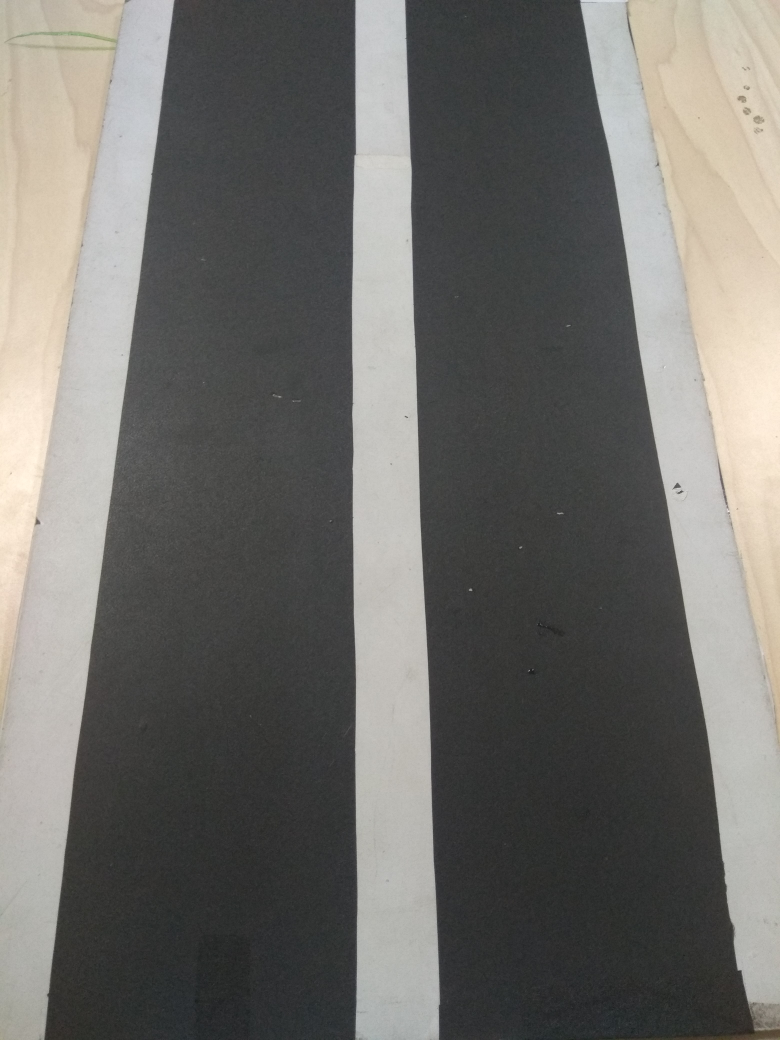
#> input picture TestData/autocar3/Line1.jpg, 3120 x 4160 px (shown at 1/4 size)
$ python -i processing_image.py   (imports and definitions only)   (older library calls are emulated)
#> lines starting #> are read from the running program, lines starting #| are printed output that depends on the picture; after the words box and inside, x2 and y2 are one past the last pixel; in counts of white or black regions, pixels touching at a corner belong together
#> further down, picture is the input picture: shape (4160, 3120, 3); mean B, G, R 106.9, 110.7, 112.1
import numpy as np
import cv2
import math

# [23 lines left out: functions rgb_select, line_in_shadow, binary_pipeline, not called in this run]


def hsv_select(img, lower=np.array([10, 0, 0]), upper =np.array([180, 50,210])):
    hsv_img = cv2.cvtColor(img, cv2.COLOR_BGR2HSV)
    mask = cv2.inRange(hsv_img, lower, upper)
    # cv2.imshow("mask", hsv_img)
    return mask

def lane_in_shadow(img, lower=np.array([45, 55, 60]), upper =np.array([55, 70,80])):
    R = img[:,:,2]
    G = img[:,:,1]
    B = img[:,:,0]
    binary_output = np.zeros_like(R)
    binary_output[(R >= lower[0]) & (R <= upper[0]) & (G >= lower[1]) & (G <= upper[1]) & (B >= lower[2]) & (B <= upper[2])] = 255
    # cv2.imshow("hsv_img", img)
    return binary_output

def warp_image(img):

    image_size = (img.shape[1], img.shape[0])
#> image_size = (3120, 4160)
    x = img.shape[1]
#> x = 3120
    y = img.shape[0]
#> y = 4160

    #the "order" of points in the polygon you are defining does not matter
    #but they need to match the corresponding points in destination_points!
    ## my source
    source_points = np.float32([
    [0, y],
    [0, (7/9)*y+10],
    [x, (7/9)*y+10],
    [x, y]
    ])

    destination_points = np.float32([
    [0.25 * x, y],
    [0.25 * x, 0],
    [x - (0.25 * x), 0],
    [x - (0.25 * x), y]
    ])

    perspective_transform = cv2.getPerspectiveTransform(source_points, destination_points)
    inverse_perspective_transform = cv2.getPerspectiveTransform( destination_points, source_points)

    warped_img = cv2.warpPerspective(img, perspective_transform, image_size, flags=cv2.INTER_LINEAR)
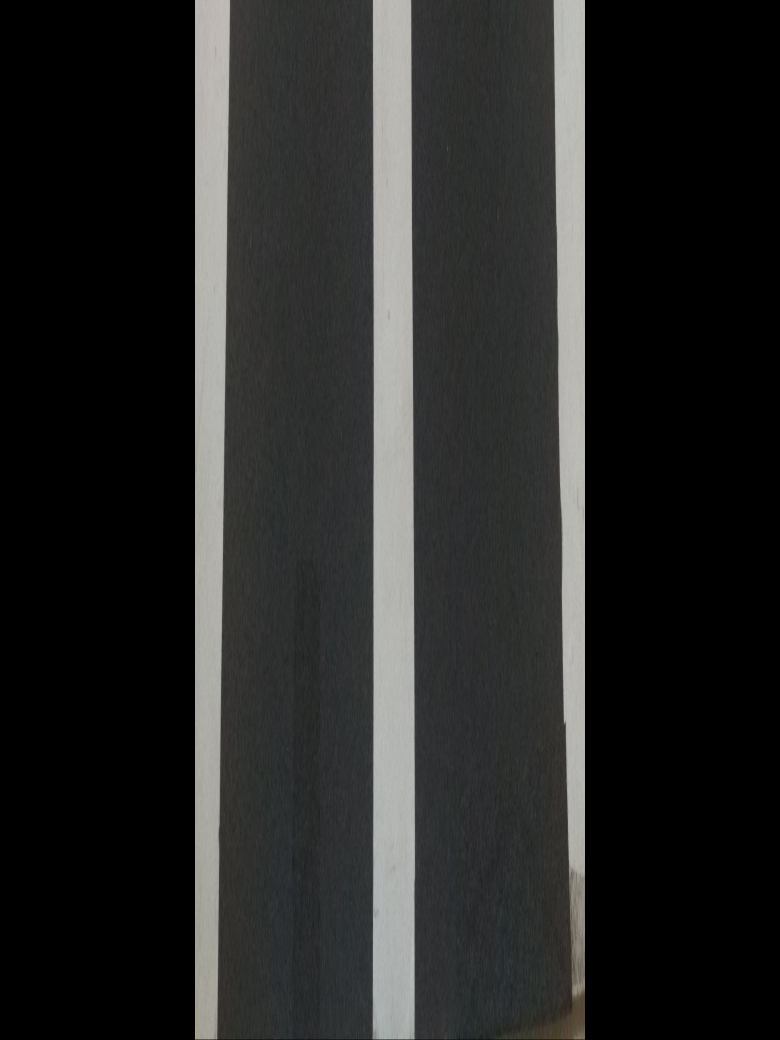
#> warped_img: shape (4160, 3120, 3) (shown at 1/4 size); mean B, G, R 38.7, 39.5, 39.1

    return warped_img, inverse_perspective_transform

def get_val(y,poly_coeff):
    return poly_coeff[0]*y**2+poly_coeff[1]*y+poly_coeff[2]

# [98 lines left out: functions check_lane_inds, track_lanes_initialize, check_fit_duplication, not called in this run]


#### UPDATE #####
def get_point_in_lane(image):
    warp,_ = warp_image(image)
    lane_image = hsv_select(warp)
#> in hsv_select, `hsv_img = cv2.cvtColor(img, cv2.COLOR_BGR2HSV)`: hsv_img: shape (4160, 3120, 3); mean H, S, V 26.1, 5.8, 39.8
#> in hsv_select, `mask = cv2.inRange(hsv_img, lower, upper)`:
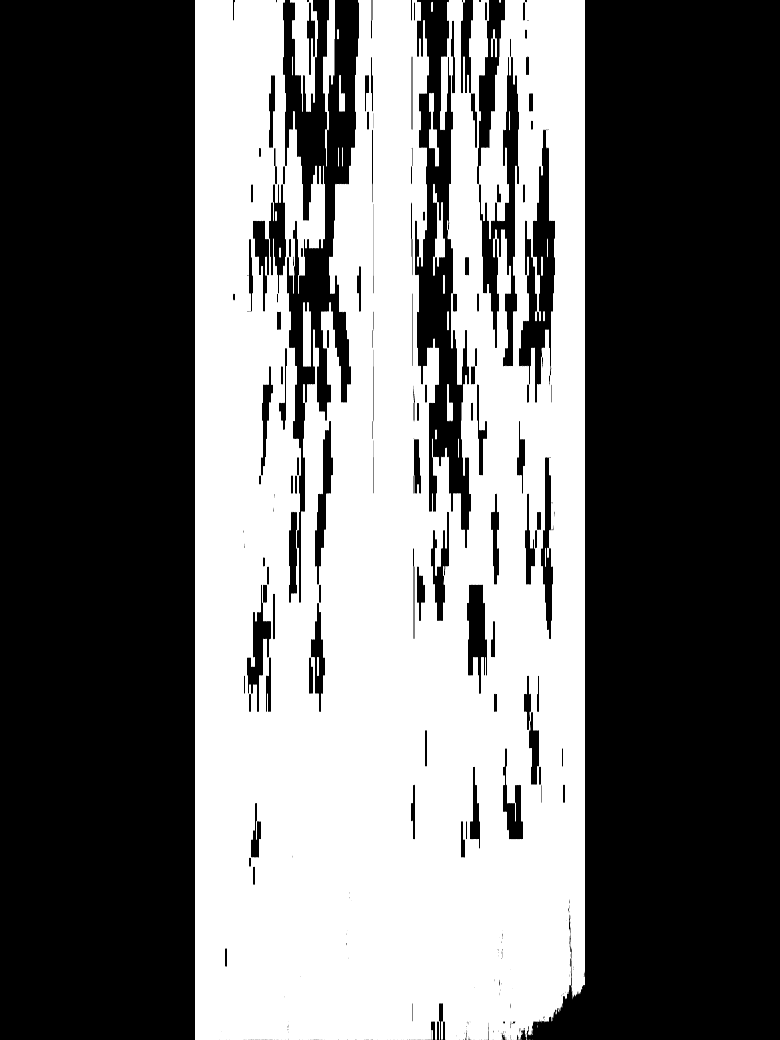
#> mask: shape (4160, 3120) (shown at 1/4 size); 42.4% white; 85 white regions (51 under 20 px), largest, box (x1, y1, x2, y2) and area: (780, 0, 2340, 4160) 5432342, (1160, 0, 1272, 448) 27520, (1292, 0, 1340, 666) 14307
    lane_shadow = lane_in_shadow(warp)
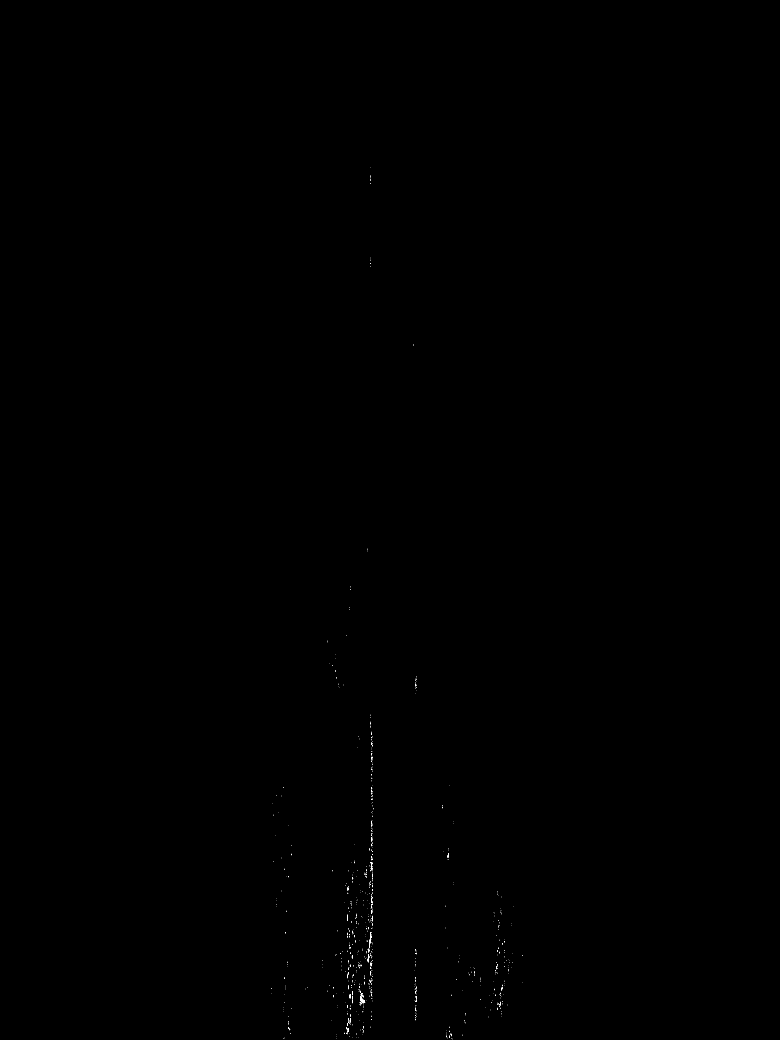
#> lane_shadow: shape (4160, 3120) (shown at 1/4 size); 0.03% white in thin lines or dots, all inside (x1, y1, x2, y2) = (1084, 669, 2090, 4157)
    lane = cv2.bitwise_or(lane_image,lane_shadow)
    histogram_x = np.sum(lane[:,:], axis=0)
#> histogram_x = 3120 values, max 1060800 at index 780, min 0 at index 0, mean 450200.4
    histogram_y = np.sum(lane[:,:], axis=1)
#> histogram_y = 4160 values, max 397800 at index 3430, min 255510 at index 1025, mean 337650.3
    lane_x = np.argmax(histogram_x)
#> lane_x = 780
    lane_y = np.argmax(histogram_y)
#> lane_y = 3430
    dst = abs(lane_y-lane.shape[0])
#> dst = 730
    if dst < 200:
        for y in range(lane_y,0,-1):
            if lane[y][lane_x] == 255:
                return [y, lane_x]
    else:
        for y in range(lane_y,lane_y+dst-1):
            if lane[y][lane_x] == 255:
                return [y, lane_x]
    # if dst == 0

    return 0,0

# [154 lines left out: functions find_center_line_for_missing_one_line, find_center_line_and_update_fit, lane_fill_poly, find_point_center, errorAngle, calcul_speed and 1 more, not called in this run]

>>> import cv2
>>> picture = cv2.imread('../Line1.jpg')
>>> result = get_point_in_lane(picture)
#> result = [3430, 780]

$ run again, on TestData/autocar3/Line3.jpg
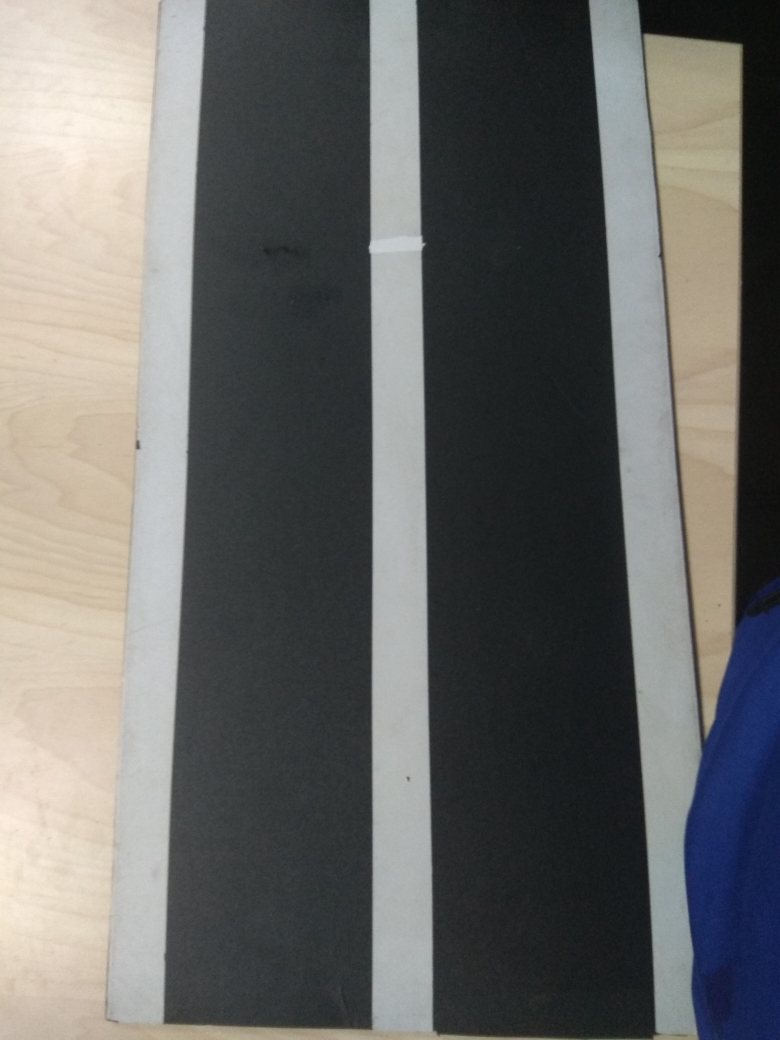
#> input picture TestData/autocar3/Line3.jpg, 3120 x 4160 px (shown at 1/4 size)
#> picture is the input picture: shape (4160, 3120, 3); mean B, G, R 102.8, 104.7, 104.5
#> hsv_img: shape (4160, 3120, 3); mean H, S, V 40.7, 22.1, 52
#> in hsv_select, `mask = cv2.inRange(hsv_img, lower, upper)`:
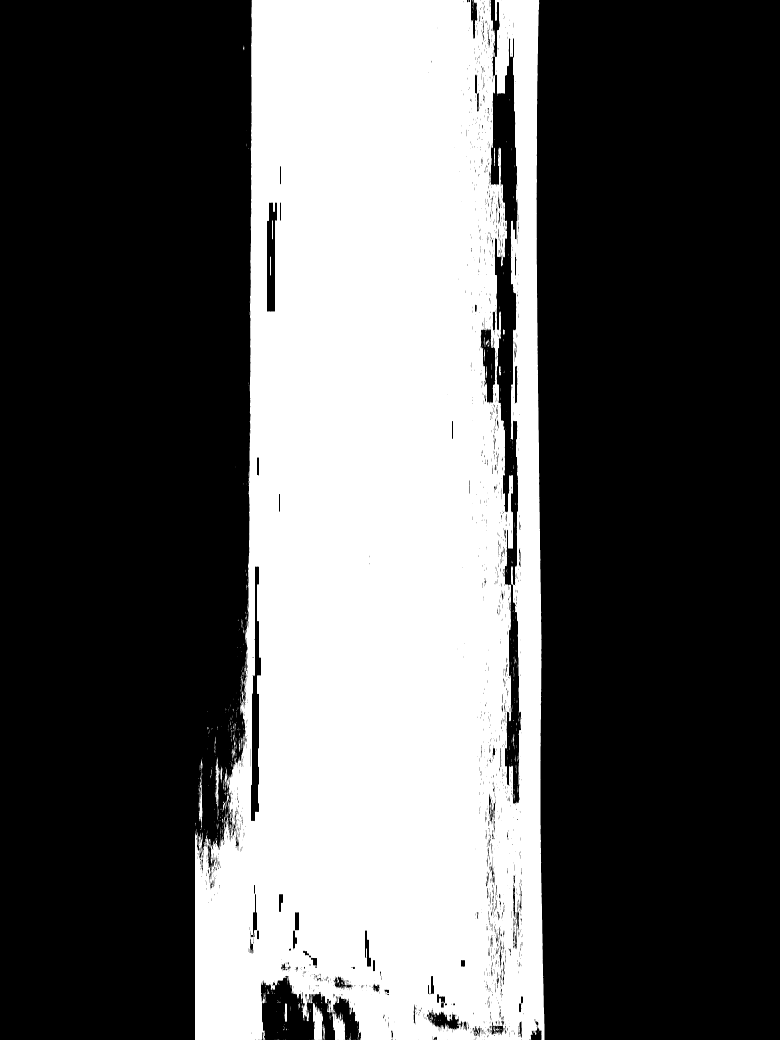
#> mask: shape (4160, 3120) (shown at 1/4 size); 36.4% white; 687 white regions (579 under 20 px), largest, box (x1, y1, x2, y2) and area: (780, 0, 2178, 4160) 4710508, (1252, 4012, 1292, 4160) 4270, (861, 3029, 877, 3279) 1632
#> in get_point_in_lane, `lane_shadow = lane_in_shadow(warp)`:
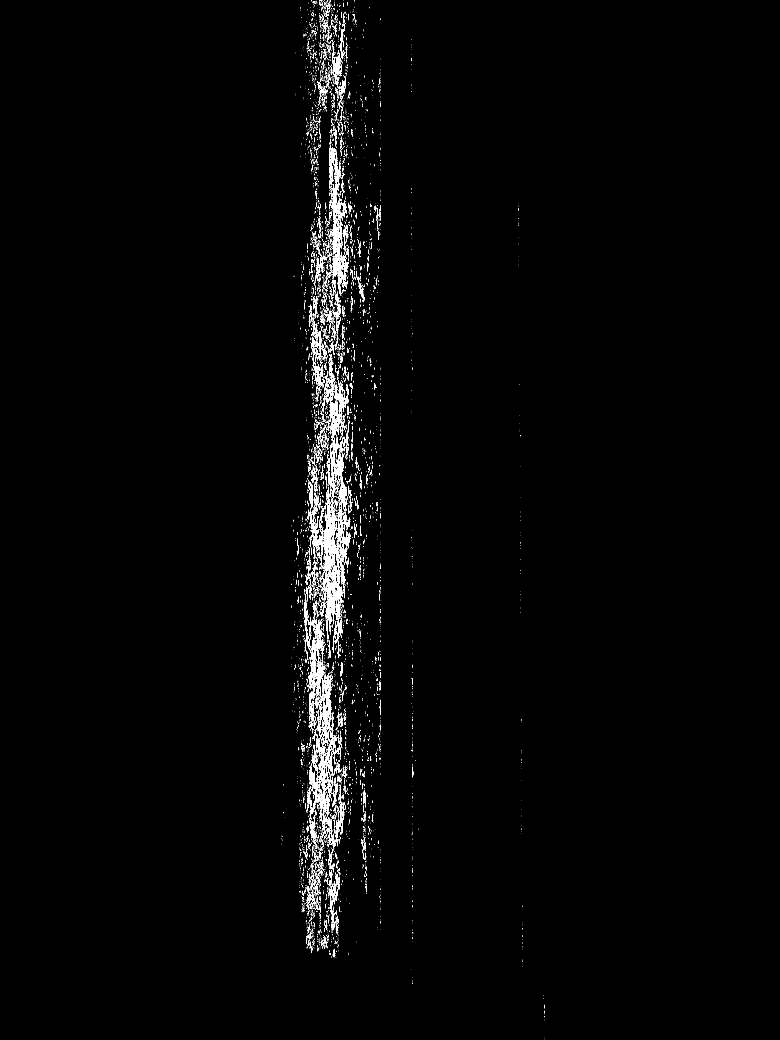
#> lane_shadow: shape (4160, 3120) (shown at 1/4 size); 1% white in thin lines or dots, all inside (x1, y1, x2, y2) = (1125, 0, 2180, 4158)
#> histogram_x = 3120 values, max 1060800 at index 1444, min 0 at index 0, mean 386598.3
#> histogram_y = 4160 values, max 351900 at index 3885, min 233070 at index 4088, mean 289948.7
#> lane_x = 1444
#> lane_y = 3885
#> dst = 275
#> result = [3885, 1444]

$ run again, on TestData/autocar3/Line4.jpg
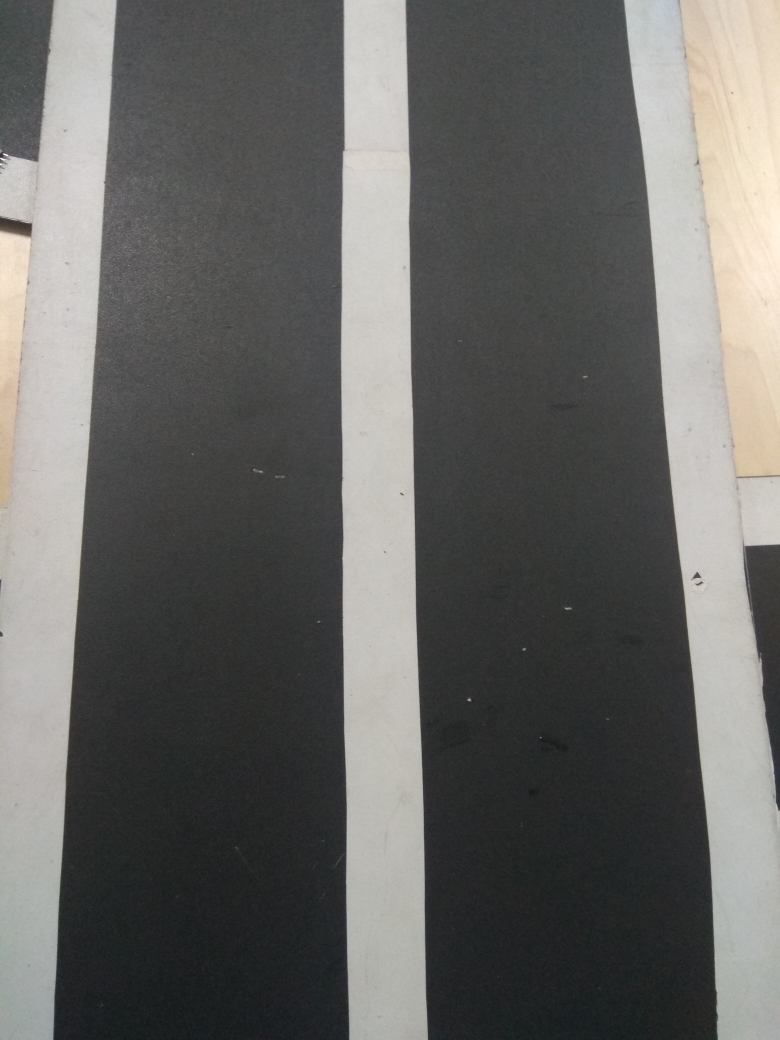
#> input picture TestData/autocar3/Line4.jpg, 3120 x 4160 px (shown at 1/4 size)
#> picture is the input picture: shape (4160, 3120, 3); mean B, G, R 99.8, 102.2, 102.7
#> in warp_image, `warped_img = cv2.warpPerspective(img, perspective_transform, image_siz..`:
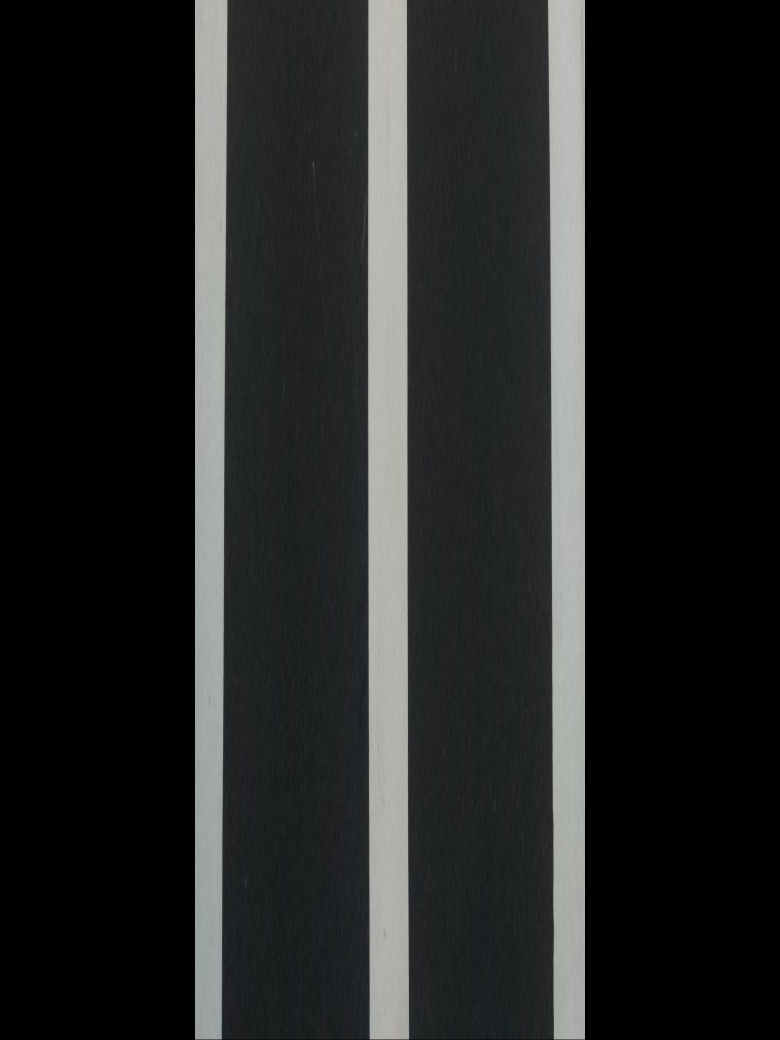
#> warped_img: shape (4160, 3120, 3) (shown at 1/4 size); mean B, G, R 36.3, 36.6, 35.3
#> hsv_img: shape (4160, 3120, 3); mean H, S, V 40.3, 10.5, 37
#> in hsv_select, `mask = cv2.inRange(hsv_img, lower, upper)`:
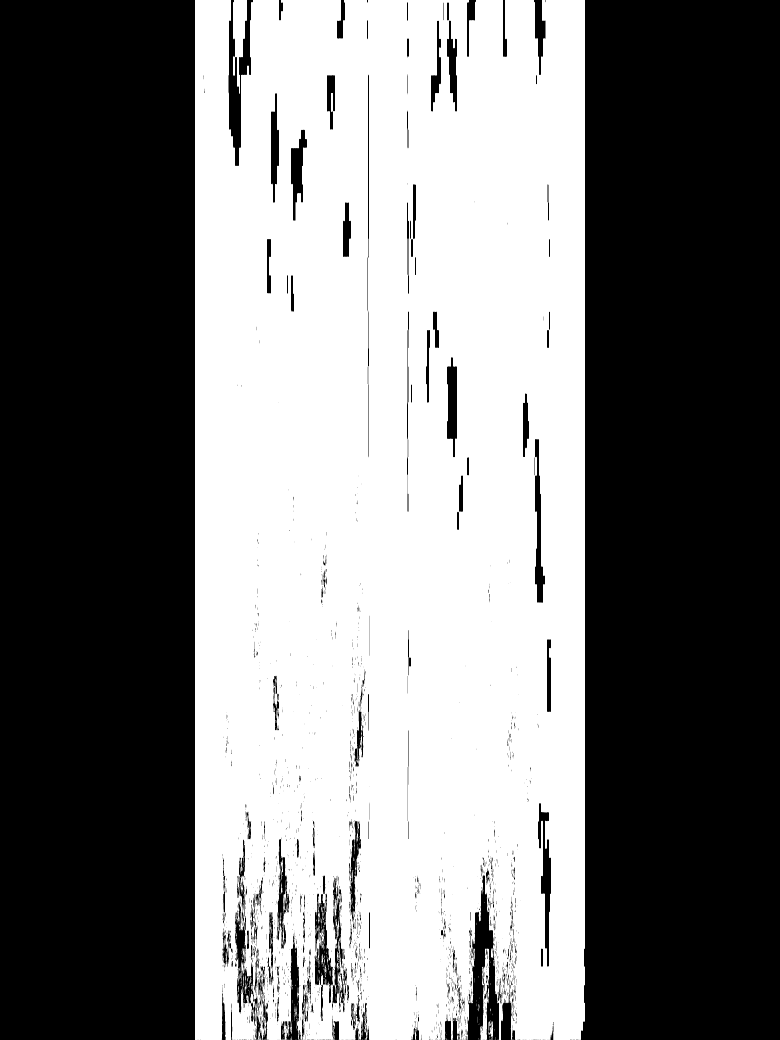
#> mask: shape (4160, 3120) (shown at 1/4 size); 47.2% white; 478 white regions (382 under 20 px), largest, box (x1, y1, x2, y2) and area: (780, 0, 2340, 4160) 6100912, (932, 0, 988, 375) 12284, (1920, 3793, 1957, 4160) 6377
#> lane_shadow: shape (4160, 3120); 0% white in thin lines or dots, all inside (x1, y1, x2, y2) = (887, 523, 2214, 4154)
#> histogram_x = 3120 values, max 1060800 at index 780, min 0 at index 0, mean 501044.9
#> histogram_y = 4160 values, max 397800 at index 2447, min 250155 at index 4159, mean 375783.7
#> lane_x = 780
#> lane_y = 2447
#> dst = 1713
#> result = [2447, 780]
